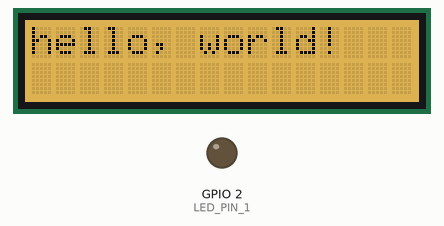
The program below on a simulated ESP8266 (NodeMCU). Parts: 16×2 character LCD, output pins drawn as LEDs (lit = HIGH). The local clock reads 2024-03-15 10:24:30 at power-on unless the program sets it; what the program prints to the serial monitor is not drawn.

Above: at 1.72 s.
At 30.7 s:
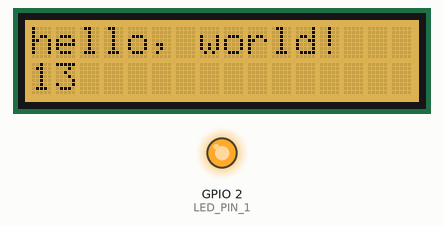
At 56.8 s:
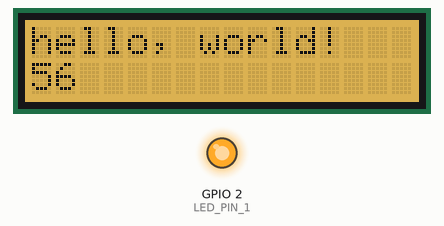
At 122.3 s:
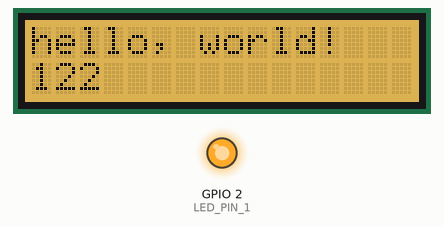
Timing chart, 0 to 123.8 s (numbered marks = the images above):
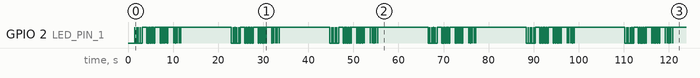

The program:

main.cpp
```cpp
#include <Arduino.h>
#include "BlinkTest.h"
#include "trace.h"
#include "GroveLCD.h"
#include "device.h"

/// <summary>
/// Global variables here
/// </summary>
Trace EspTrace;
BlinkTest test;
GroveLCD myLCD;
Device device;

/// <summary>
/// Global methods here
/// </summary>
void setup() {
  EspTrace.begin(9600);
  EspTrace.printf("== Execute global setup()\n");
  test.setup();
  myLCD.setup();
  device.setup();
}

void loop() {
  test.loop();
  myLCD.loop();
  device.loop();
}
```

BlinkTest.h
```cpp
#ifndef __BLINKTEST__
#define __BLINKTEST__

class BlinkTest
{
public:
	void setup();
	void loop();

	BlinkTest();
	void printLoopTimes();
	void blink_error();
	void blink_warning();
	void blink_success();
	void blink_inprogress();
private:
	int count;
};

#endif //__BLINKTEST__
```

device.h
```cpp
#ifndef __DEVICE__
#define __DEVICE__

#include <Wire.h>
#include "trace.h"

class Device
{
public:
	inline void setup()
    {
        Wire.begin();
    }
	inline void loop()
    {
        findI2CDevice();
    }
    inline void findI2CDevice()
    {
        byte error, address;
        int nDevices;
        EspTrace.printf("Scanning...\n");
        nDevices = 0;
        for(address = 1; address < 127; address++ )
        {
            // The i2c_scanner uses the return value of
            // the Write.endTransmisstion to see if
            // a device did acknowledge to the address.
            Wire.beginTransmission(address);
            error = Wire.endTransmission();

            if (error == 0)
            {
                EspTrace.print("I2C device found at address 0x");
                if (address<16)
                    EspTrace.print("0");
                EspTrace.print(address,HEX);
                EspTrace.println(" !");

                nDevices++;
            }
            else if (error==4)
            {
                EspTrace.print("Unknow error at address 0x");
                if (address<16)
                    EspTrace.print("0");
                EspTrace.println(address,HEX);
            }
        }
        if (nDevices == 0)
            EspTrace.printf("No I2C devices found\n");
        else
            EspTrace.printf("done\n");
        delay(5000); // wait 5 seconds for next scan
    }
	Device(){}
private:

};

#endif //__DEVICE_
```

esp8266_def.h
```cpp
// All definitions of ESP8266 here.
#ifndef __ESP8266_DEF__
#define __ESP8266_DEF__

#include "Arduino.h"

// LED Pin
#define LED_PIN_1 LED_BUILTIN // GPIO 2 - D4
#define LED_PIN_2 LED_BUILTIN_AUX // GPIO 16 - D0

#endif // !__ESP8266_DEF__#pragma once
```

trace.h
```cpp
// Trace info here.
#ifndef __TRACE__
#define __TRACE__

#include "Arduino.h"
#include "util.h"
#include <memory>

class Trace {

public:
    inline Trace() {
    };
    inline void begin(unsigned long baud)
    {
        Serial.begin(baud);
    }
    inline size_t printf(const char* format, ...) {
        va_list arg;
        va_start(arg, format);
        memset(msg, 0, sizeof(msg));
        size_t len = now(msg, sizeof(msg));
        msg[len++] = ' ';
        vsnprintf(msg + len, sizeof(msg) - len + 1, format, arg);
        size_t ret = Serial.print(msg);
        va_end(arg);
        return ret;
    }
    inline size_t println(const char c[])
    {
        return Serial.println(c);
    }
    size_t println(int num, int base)
    {
            return Serial.println(num, base);
    }
    inline size_t print(const char c[])
    {
        return Serial.print(c);
    }
    inline size_t print(int n, int base)
    {
        return Serial.print(n, base);
    }
private:
    char msg[128];
};

extern Trace EspTrace;
#endif // !__TRACE__
```

util.h
```cpp
// utilities.
#ifndef __UTIL__
#define __UTIL__

#include <stdio.h>
#include <time.h>

inline size_t now(char* str, size_t len)
{
    time_t currentTime = time(NULL);
    if (currentTime == -1) return -1;
    // 将时间戳转换为本地时间
    struct tm* localTime = localtime(&currentTime);
    // 20 characters are enough for "YYYY-MM-DD HH:MM:SS"
    return strftime(str, len, "%Y-%m-%d %H:%M:%S", localTime);
}

#endif // !__UTIL__
```

BlinkTest.cpp
```cpp
#include "BlinkTest.h"
#include "Arduino.h"
#include "esp8266_def.h"
#include "trace.h"

BlinkTest::BlinkTest():count(0) {

}

void BlinkTest::setup() {
    EspTrace.printf("ESP8266 BlinkTest Setup now.\n");
    // put your setup code here, to run once:
    pinMode(LED_PIN_1, OUTPUT);
}

void BlinkTest::loop() {
    // put your main code here, to run repeatedly:
    printLoopTimes();

    blink_success();
    delay(1000);
    blink_inprogress();
    delay(1000);
    blink_warning();
    delay(1000);
    blink_error();
    delay(1000);
}

void BlinkTest::printLoopTimes() {
    int display = count % 10;
    if (display == 0)
    {
        EspTrace.printf("BlinkTest loop: %d steps\n", count);
    }
    count++;
}

void BlinkTest::blink_error()
{
    EspTrace.printf("blink - error: %d\n", LED_PIN_1);
    for(int i = 0; i< 5; i++)
    {
        digitalWrite(LED_PIN_1, LOW);
        delay(20);
        digitalWrite(LED_PIN_1, HIGH);
        delay(380);
    }
}
void BlinkTest::blink_warning()
{
    EspTrace.printf("blink - warning: %d\n", LED_PIN_1);
    for(int i = 0; i< 5; i++)
    {
        digitalWrite(LED_PIN_1, LOW);
        delay(100);
        digitalWrite(LED_PIN_1, HIGH);
        delay(300);
    }
}
void BlinkTest::blink_success()
{
    EspTrace.printf("blink - success: %d\n", LED_PIN_1);
    for(int i = 0; i< 5; i++)
    {
        digitalWrite(LED_PIN_1, LOW);
        delay(390);
        digitalWrite(LED_PIN_1, HIGH);
        delay(10);
    }
}
void BlinkTest::blink_inprogress()
{
    EspTrace.printf("blink - in progress: %d\n", LED_PIN_1);
    for(int i = 0; i< 5; i++)
    {
        digitalWrite(LED_PIN_1, LOW);
        delay(200);
        digitalWrite(LED_PIN_1, HIGH);
        delay(200);
    }
}
```

GroveLCD.h
```cpp
#ifndef __GROVELCD__
#define __GROVELCD__

#include <Wire.h>
#include "rgb_lcd.h"
//#include <LiquidCrystal_I2C.h>
//#include <Arduino_LiquidCrystal_I2C.h>
//#include <LiquidCrystal_I2C.h>

class GroveLCD
{
public:
	void setup();
	void loop();
    void blink();
    void showmilli();

	GroveLCD();
private:
	rgb_lcd lcd;
    //LiquidCrystal_I2C lcd;
    //LiquidCrystal_I2C lcd;

    const int colorR = 213;
    const int colorG = 157;
    const int colorB = 28;
};

#endif //__GROVELCD__
```

GroveLCD.cpp
```cpp
#include "GroveLCD.h"
#include "trace.h"

//LiquidCrystal_I2C lcd(0x27,20,4);  // set the LCD address to 0x27 for a 16 chars and 2 line display

#define BACKLIGHT_PIN     13

//LiquidCrystal_I2C lcd(0x38);  // Set the LCD I2C address

//LiquidCrystal_I2C lcd(0x38, BACKLIGHT_PIN, POSITIVE);  // Set the LCD I2C address


// Creat a set of new characters
const uint8_t charBitmap[][8] = {
   { 0xc, 0x12, 0x12, 0xc, 0, 0, 0, 0 },
   { 0x6, 0x9, 0x9, 0x6, 0, 0, 0, 0 },
   { 0x0, 0x6, 0x9, 0x9, 0x6, 0, 0, 0x0 },
   { 0x0, 0xc, 0x12, 0x12, 0xc, 0, 0, 0x0 },
   { 0x0, 0x0, 0xc, 0x12, 0x12, 0xc, 0, 0x0 },
   { 0x0, 0x0, 0x6, 0x9, 0x9, 0x6, 0, 0x0 },
   { 0x0, 0x0, 0x0, 0x6, 0x9, 0x9, 0x6, 0x0 },
   { 0x0, 0x0, 0x0, 0xc, 0x12, 0x12, 0xc, 0x0 }

};

GroveLCD::GroveLCD()//:lcd(0x27) //lcd(0x27,16,2)
{

}

void GroveLCD::setup()
{
    // set up the LCD's number of columns and rows:
    lcd.begin(16, 2);

    lcd.setRGB(colorR, colorG, colorB);

    // Print a message to the LCD.
    size_t ret = lcd.print("hello, world!");
    EspTrace.printf("GroveLCD::setup() - lcd print result: %d\n", ret);

    delay(1000);
    // initialize the LCD
	//lcd.begin();

	// Turn on the blacklight and print a message.
    //lcd.display();
    /* lcd.home();
	lcd.backlight();
	lcd.print("Hello, world!"); */

    /* int charBitmapSize = (sizeof(charBitmap ) / sizeof (charBitmap[0]));

    // Switch on the backlight
    pinMode ( BACKLIGHT_PIN, OUTPUT );
    digitalWrite ( BACKLIGHT_PIN, HIGH );

    lcd.begin(16,2);               // initialize the lcd

    for ( int i = 0; i < charBitmapSize; i++ )
    {
        lcd.createChar ( i, (uint8_t *)charBitmap[i] );
    }

    lcd.home ();                   // go home
    lcd.print("Hello, ARDUINO ");
    lcd.setCursor ( 0, 1 );        // go to the next line
    lcd.print (" FORUM - fm   ");
    delay ( 1000 ); */

}
void GroveLCD::loop()
{
    //blink();
    showmilli();
   // Do a little animation by writing to the same location
   /* for ( int i = 0; i < 2; i++ )
   {
      for ( int j = 0; j < 16; j++ )
      {
         lcd.print (char(random(7)));
      }
      lcd.setCursor ( 0, 1 );
   }
   delay (200); */
}

void GroveLCD::showmilli()
{
    // set the cursor to column 0, line 1
    // (note: line 1 is the second row, since counting begins with 0):
    lcd.setCursor(0, 1);
    // print the number of seconds since reset:
    size_t ret = lcd.print(millis()/1000);
    //EspTrace.printf("GroveLCD::loop() - lcd print result: %d\n", ret);

    delay(100);
}

void GroveLCD::blink()
{
    // Turn off the blinking cursor:
    lcd.noBlink();
    delay(3000);
    // Turn on the blinking cursor:
    lcd.blink();
    delay(3000);
}
```

Measured:
- by itself, GPIO 2 (LED_PIN_1): moves between LOW and HIGH, repeating every 21.8 s
